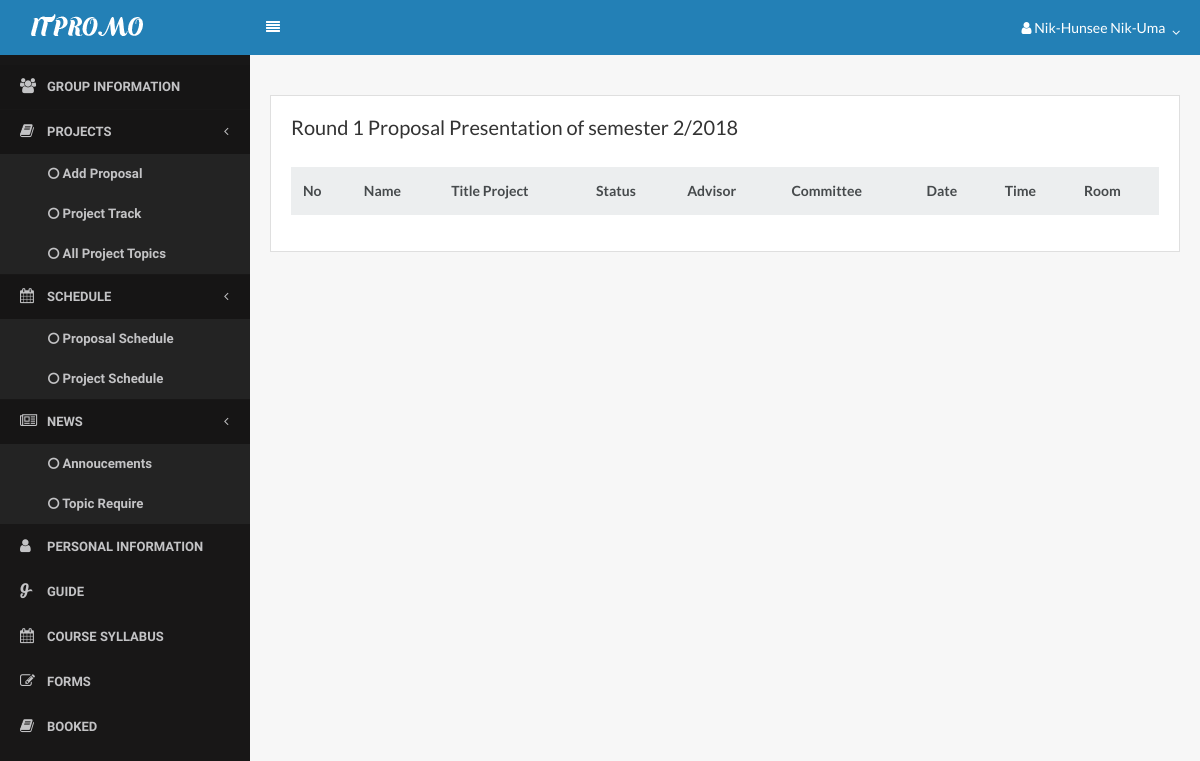
/index.php?page=display_schedule_proposal (signed in), run on an earlier commit of the app's database.
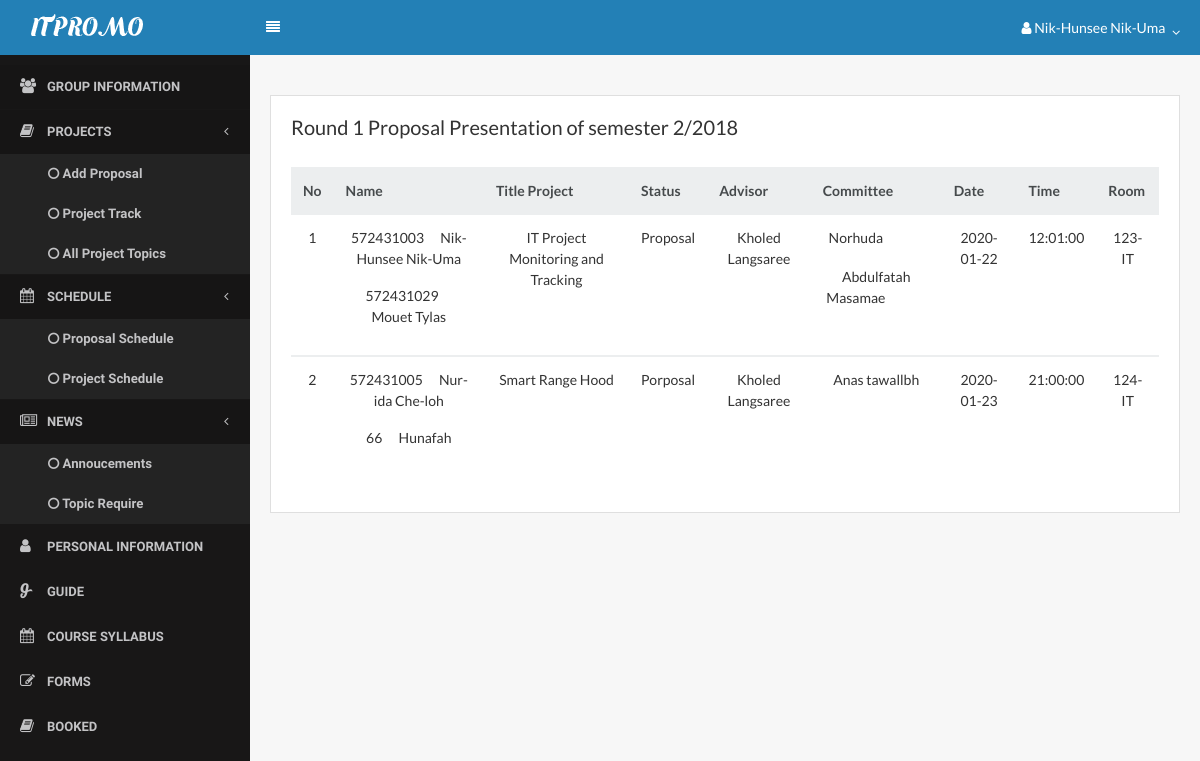
And on a later commit of the database.
### tables this page shows
CREATE TABLE `schedule` (
  `schedule_id` int(11) NOT NULL,
  `schedule_topic` varchar(255) NOT NULL,
  `schedule_type` enum('1','2') NOT NULL COMMENT '1=Proposal,2=Project',
  `schedule_room` varchar(10) NOT NULL,
  `schedule_time` time NOT NULL,
  `schedule_date` date NOT NULL,
  `schedule_status` varchar(255) NOT NULL,
  `writer` int(20) NOT NULL,
  `group_id` int(20) NOT NULL,
  `advisergroup_id` int(20) NOT NULL,
  `admin_id` int(20) NOT NULL
);

CREATE TABLE `member` (
  `member_id` int(11) NOT NULL,
  `member_idcard` int(30) NOT NULL,
  `member_username` varchar(255) NOT NULL,
  `member_fullname` varchar(255) NOT NULL,
  `member_password` varchar(255) NOT NULL,
  `member_pos` enum('Lecturer','Student','Officer') NOT NULL COMMENT '1=Lecturer, 3=Student, 4=Officer',
  `member_phone` varchar(255) NOT NULL,
  `member_email` varchar(255) NOT NULL,
  `member_gender` enum('Male','Female') NOT NULL COMMENT 'm=Male, f=female',
  `admin_id` int(20) NOT NULL COMMENT 'Foreign Key to tb_admin',
  `group_id` int(20) DEFAULT NULL
);

CREATE TABLE `advisergroup` (
  `advisergroup_id` int(11) NOT NULL,
  `advisergroup_topic` varchar(255) DEFAULT NULL,
  `advisergroup_status` enum('0','Waiting','Approve') NOT NULL DEFAULT 'Waiting',
  `member_id` int(11) NOT NULL,
  `group_id` int(11) NOT NULL,
  `admin_id` varchar(20) NOT NULL
);

CREATE TABLE `committeegroup` (
  `committeegroup_id` int(11) NOT NULL,
  `member_id` int(11) NOT NULL,
  `group_id` int(11) NOT NULL
);

### student/display_schedule_proposal.php (the view, shortened to what this page needs)
<div class="content">
                     <div class="row">
                        <div class="col-lg-12">
                            <div class="card">
                                <div class="card-block">
                                  <h5>Round 1 Proposal Presentation of semester 2/2018</h5></br>
                                     <table class="table">
                                        <thead class="thead-default">
                      <th>No</th>
                      <th>Name</th>
                      <th>Title Project</th>
                      <th>Status</th>
                      <th>Advisor</th>
                       <th>Committee</th>
                       <th>Date</th>
                       <th>Time</th>
                       <th>Room</th>
                                        </thead>
                                        <tbody>
     <?php
               $strSQL = "SELECT schedule.*, partnergroup.group_id,partnergroup.group_number,member.member_fullname,schedule.writer,schedule.group_id,advisergroup.group_id,advisergroup.advisergroup_topic FROM schedule
                     LEFT JOIN advisergroup ON schedule.group_id = advisergroup.advisergroup_id
                   LEFT JOIN partnergroup ON schedule.group_id = partnergroup.group_id
                        LEFT JOIN member ON schedule.writer = member.member_id
                      WHERE   schedule.schedule_type ='1'
                        ORDER BY schedule.schedule_type";
        ?>
             <?php
     if($result = $db->query($strSQL)){
             while($objResult = $result->fetch_object()){
            ?>
           <tbody>
            <tr>
                        <td class="text-center"><?php echo $objResult->schedule_id; ?></td>
                  <td class="text-center"><?php echo get_member_list($objResult->group_id); ?></td>
                  <td class="text-center"><?php echo get_topic($objResult->group_id); ?></td>
                    <td class="text-center"><?php echo $objResult->schedule_status ?></td>
                    <td class="text-center"><?php echo get_advisor($objResult->group_id); ?></td>
                     <td class="text-center"><?php echo get_committee($objResult->group_id); ?></td>
                     <td class="text-center"><?php echo $objResult->schedule_date ?></td>
                       <td class="text-center"><?php echo $objResult->schedule_time; ?></td>
                     <td class="text-center"><?php echo $objResult->schedule_room ?></td>
                    </tr>
                <?php
                 }
               }
                   ?>
                                        </tbody>
                                    </table>
                                </div>
                            </div>
                        </div>
                    </div>
                </div>
</body>
</html>

### menu/function.php (shortened to what this page needs)
<?php
function get_advisor($group_id){
require 'connect.php';
$sql = "SELECT advisergroup.member_id, member.member_fullname,advisergroup.advisergroup_topic FROM advisergroup
LEFT JOIN member ON advisergroup.member_id = member.member_id
					WHERE advisergroup.group_id = '$group_id' AND advisergroup.advisergroup_status = 'Approve'";
	if($rs = $db->query($sql)){
		if($row = $rs->fetch_object()){
			return $row->member_fullname;
		}
	}else{
		echo $db->error;
		$db->close();
	}
}
function get_topic($group_id){
require 'connect.php';
$sql = "SELECT advisergroup.member_id,advisergroup.advisergroup_topic FROM advisergroup
LEFT JOIN member ON advisergroup.member_id = member.member_id
					WHERE advisergroup.group_id = '$group_id' AND advisergroup.advisergroup_status = 'Approve'";
	if($rs = $db->query($sql)){
		if($row = $rs->fetch_object()){
			return $row->advisergroup_topic;
		}
	}else{
		echo $db->error;
		$db->close();
	}
}
function get_committee($group_id){
require 'connect.php';
	$rows = "";
	$sql = "SELECT committeegroup.committeegroup_id, member.member_fullname FROM committeegroup
					LEFT JOIN member ON committeegroup.member_id = member.member_id
					WHERE committeegroup.group_id = '$group_id'";
	if($rs = $db->query($sql)){
		while($row = $rs->fetch_object()){
			$rows .= "<p>".$row->member_fullname." <a href='admin/sql_removecommittee.php?id=".$row->committeegroup_id."' title='Remove this committee' onclick='return confirm_removecommittee()' class='btn btn-link btn-xs'><i class='glyphicon glyphicon-remove'></i></a></p>";
		}
		return $rows;
	}else{
		echo $db->error;
		$db->close();
	}
}
function get_member_list($group_id){
	$rows = "";
require 'connect.php';
  $sql = "SELECT member_fullname, member_idcard FROM member WHERE group_id = '$group_id'";
	if($rs = $db->query($sql)){
		if($rs->num_rows > 0){
			while($row = $rs->fetch_object()){
        $rows .= "<p>".$row->member_idcard." &nbsp&nbsp&nbsp&nbsp ".$row->member_fullname."</p>";
			}
		}else{
			$rows = "<i class='text-danger'>- No member in this group -</i>";
		}
		return $rows;
	}else{
		echo $db->error;
		$db->close();
	}
}
?>

What changed in the data, as far as the page shows it:
added schedule: schedule_id "1", advisergroup.group_id+advisergroup_topic "IT Project Monitoring and Tracking", schedule_status "Proposal", advisergroup.group_id "Kholed Langsaree", schedule_date "2020-01-22", schedule_time "12:01:00", schedule_room "123-IT"
now on this page (row unchanged): member: member_idcard "572431003", member_fullname "Nik-Hunsee Nik-Uma", shown under "1"
now on this page (row unchanged): member: member_idcard "572431029", member_fullname "Mouet Tylas", shown under "1"
added committeegroup: member.member_fullname "Norhuda", shown under "1"
added committeegroup: member.member_fullname "Abdulfatah Masamae", shown under "1"
added schedule: schedule_id "2", advisergroup.group_id+advisergroup_topic "Smart Range Hood", schedule_status "Porposal", advisergroup.group_id "Kholed Langsaree", schedule_date "2020-01-23", schedule_time "21:00:00", schedule_room "124-IT"
now on this page (row unchanged): member: member_idcard "572431005", member_fullname "Nur-ida Che-loh", shown under "2"
now on this page (row unchanged): member: member_idcard "66", member_fullname "Hunafah", shown under "2"
added committeegroup: member.member_fullname "Anas tawallbh", shown under "2"
